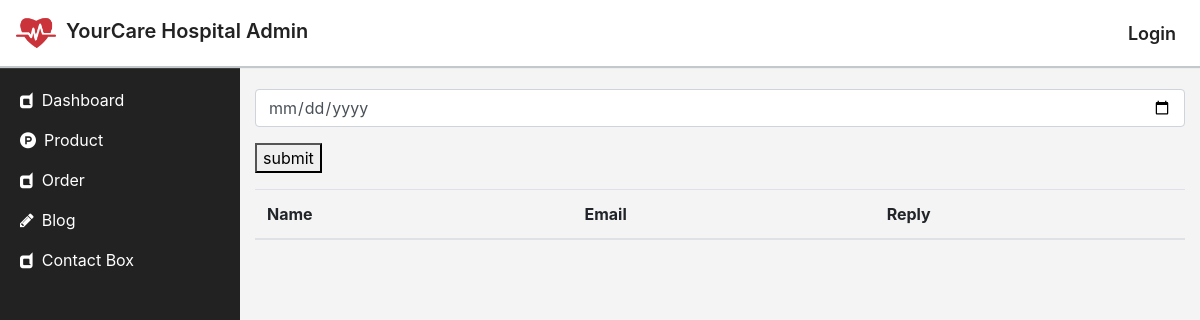
Page /staff/contact-box on the earlier database version.
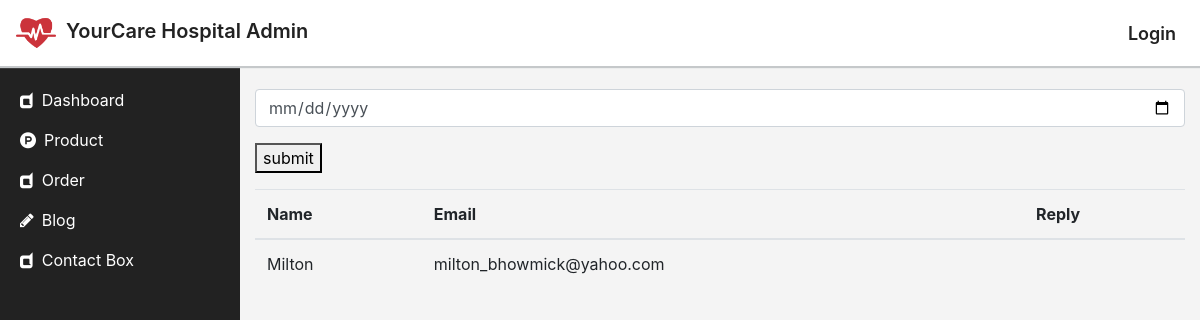
Same page on the later database version.
### staff/models.py (models this page shows, shortened)
class Contact(models.Model):
	name = models.CharField(max_length=255, blank=True)
	email = models.CharField(max_length=255, blank=True)
	message = models.TextField(max_length=255, blank=True)
	reply = models.TextField(max_length=255, blank=True, default='')
	update = models.DateTimeField(auto_now_add=True)

### staff/views.py (the view, shortened to what this page needs)
# urls.py: path('contact-box',views.ContactBox.as_view(), name='contact_box'),
class ContactBox(View):
	template_name = 'staff/contact/contact_box.html'
	def get(self, request):
		contacts = staff_model.Contact.objects.filter(update__date = datetime.date.today())
		contexts = {
			'contacts':contacts,
		}
		return render(request, self.template_name, contexts)

### staff/templates/staff/contact/contact_box.html (shortened to what this page needs)
{% extends 'base_staff.html' %}
{% block content %}
<div class="container my-4">
	<form method="POST">
		<div class="form-group">
			<input class="datepicker form-control" type="date" name="select_date">
		</div>
		<div class="form-group">
			<button>submit</button>
		</div>
	</form>
	<div class="table-responsive">
		<table class="table">
			<thead>
				<tr>
					<th>Name</th>
					<th>Email</th>
					<th>Reply</th>
				</tr>
			</thead>
			<tbody>
				{% for contact in contacts %}
					{% if contact.reply %}
						<tr>
							<td>{{contact.name}}</td>
							<td>{{contact.email}}</td>
							<td></td>
						</tr>
					{% endif %}
				{% endfor %}
			</tbody>
		</table>
	</div>
</div>
{% endblock %}

Differences in the rows shown:
added Contact: name "Milton", email "milton_bhowmick@yahoo.com"
